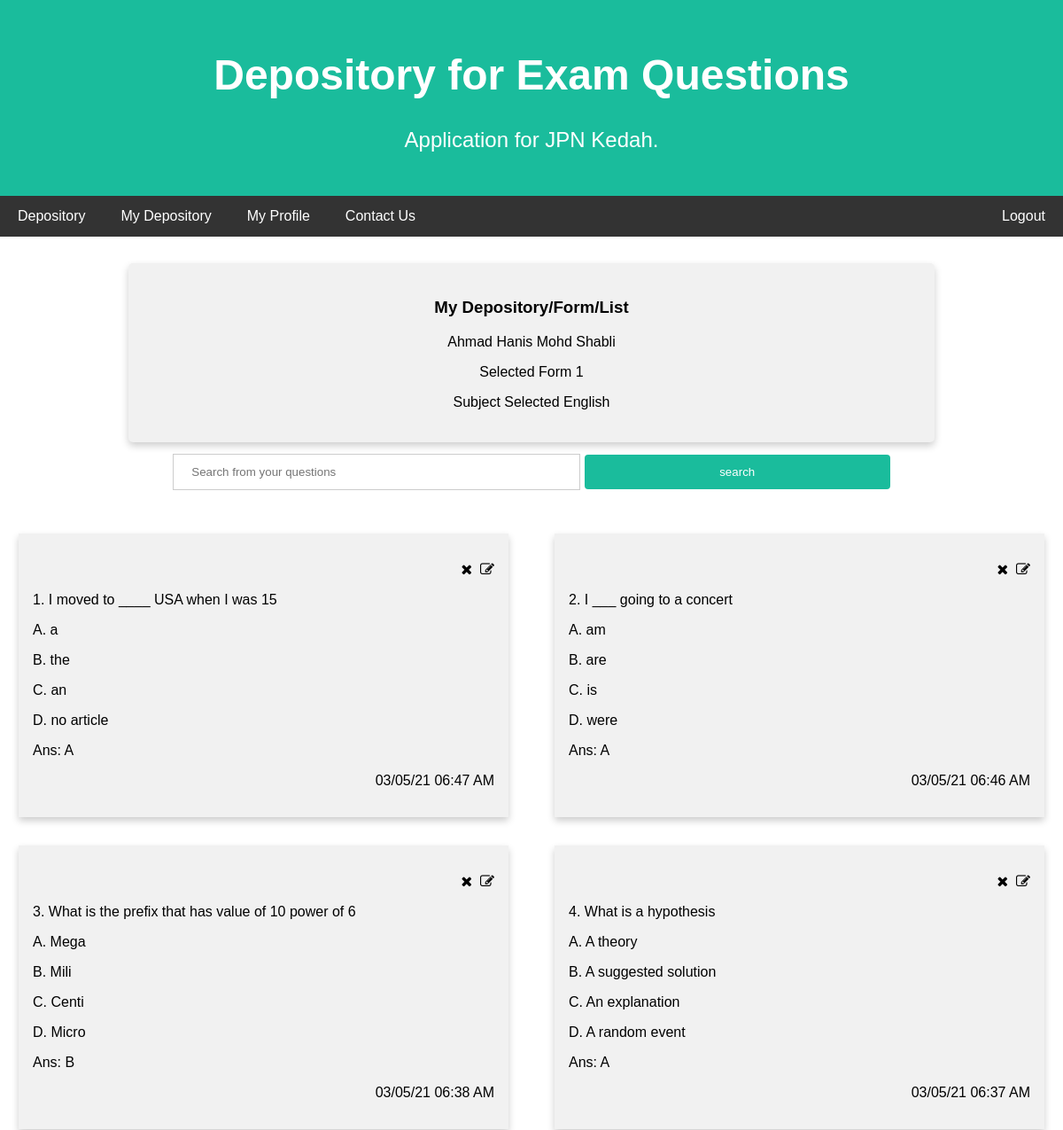
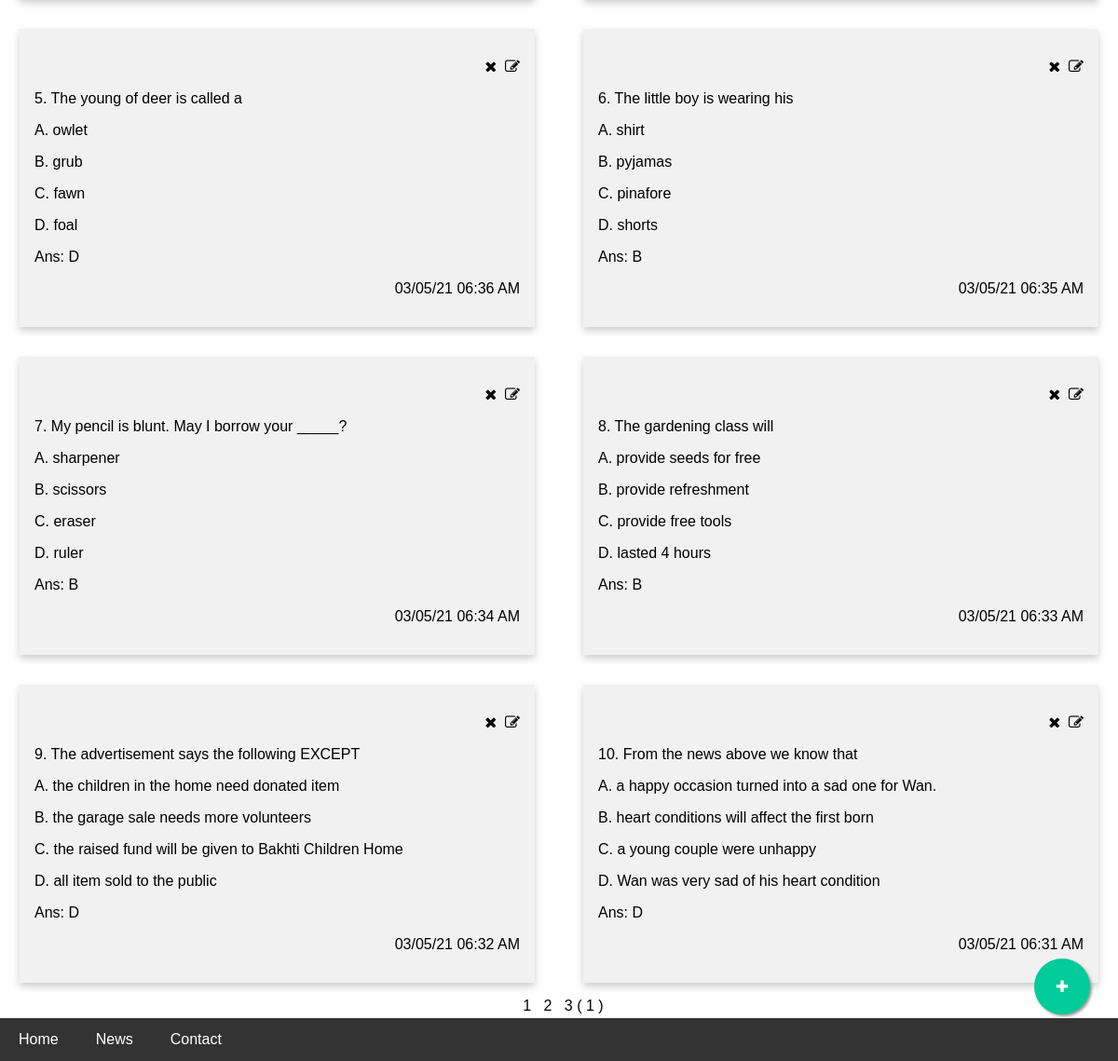
The app's page /php/myquestionslist.php?yearform=Form 1&subject=English&pageno=1 (signed in) with its own data (2 pictures, top to bottom).
### tables this page shows
CREATE TABLE `tbl_questions` (
  `q_id` int(6) NOT NULL,
  `form` varchar(6) NOT NULL,
  `subject_name` varchar(30) NOT NULL,
  `user_email` varchar(60) NOT NULL,
  `question` varchar(500) NOT NULL,
  `ans_a` varchar(200) NOT NULL,
  `ans_b` varchar(200) NOT NULL,
  `ans_c` varchar(200) NOT NULL,
  `ans_d` varchar(200) NOT NULL,
  `ans` varchar(1) NOT NULL,
  `date_created` datetime(6) NOT NULL DEFAULT current_timestamp(6)
);

### php/myquestionslist.php (the view, shortened to what this page needs)
<?php
include_once("dbconnect.php");
if ($_SESSION["session_id"]) {
    $user_email = $_SESSION["email"];
    $name = $_SESSION["name"];
    $yearform = $_GET['yearform'];
    $subject = $_GET['subject'];
    $pageno = (int)$_GET['pageno'];
    $results_per_page = 10;
    $page_first_result = ($pageno - 1) * $results_per_page;
    if (isset($_GET['button'])) {
        if ($_GET['button'] === 'search') {
            $searchkey = addslashes($_GET['search']);
            $sqllistquestions = "SELECT * FROM tbl_questions WHERE user_email = '$user_email' AND form = '$yearform' AND subject_name = '$subject' AND question LIKE '%$searchkey%' ORDER BY date_created DESC";
        }
        if ($_GET['button'] === 'delete') {
            $qid = $_GET['qid'];
            $sqldelete = "DELETE FROM tbl_questions WHERE q_id='$qid' AND user_email = '$user_email'";
            $stmt = $conn->prepare($sqldelete);
            if ($stmt->execute()) {
                echo "<script> alert('Delete Success')</script>";
            } else {
                echo "<script> alert('Delete Failed')</script>";
            }
            $sqllistquestions = "SELECT * FROM tbl_questions WHERE user_email = '$user_email' AND form = '$yearform' AND subject_name = '$subject' ORDER BY date_created DESC";
        }
    } else {
        $sqllistquestions = "SELECT * FROM tbl_questions WHERE user_email = '$user_email' AND form = '$yearform' AND subject_name = '$subject' ORDER BY date_created DESC";
    }
    $stmt = $conn->prepare($sqllistquestions);
    $stmt->execute();
    $rows = $stmt->fetchAll();
    $number_of_result = $stmt->rowCount();
    $number_of_page = ceil($number_of_result / $results_per_page);
    $sqllistquestionswithlimit = $sqllistquestions . " LIMIT $page_first_result , $results_per_page";
    $stmt = $conn->prepare($sqllistquestionswithlimit);
    $stmt->execute();
    $rows = $stmt->fetchAll();
} else {
    echo "<script> alert('Session not available. Please login')</script>";
    echo "<script> window.location.replace('../html/login.html')</script>";
}
?>
<!DOCTYPE html>
<html>
<head>
    <link rel="stylesheet" href="../css/style.css">
    <link rel="stylesheet" href="https://maxcdn.bootstrapcdn.com/font-awesome/4.5.0/css/font-awesome.min.css">
    <link rel="stylesheet" href="https://cdnjs.cloudflare.com/ajax/libs/font-awesome/4.7.0/css/font-awesome.min.css">
</head>
<body>
    <div class="header">
        <h1>Depository for Exam Questions</h1>
        <p>Application for JPN Kedah.</p>
    </div>
    <div class="topnavbar" id="myTopnav">
        <a href="depository.php">Depository</a>
        <a href="mydepository.php">My Depository</a>
        <a href="#">My Profile</a>
        <a href="#">Contact Us</a>
        <a href="../html/login.html" onclick="logout()" class="right">Logout</a>
    </div>
    <div class="main">
        <div class="row-single">
            <div class="card-header" type="submit">
                <h3>My Depository/Form/List</h3>
                <p><?php echo $name ?></p>
                <?php
                echo "<p> Selected " . $yearform . "</p>";
                echo "<p>Subject Selected " . $subject . "</p>";
                ?>
            </div>
        </div>
        <form action="myquestionslist.php" align="center">
            <input type="search" id="idsearch" name="search" placeholder="Search from your questions" />
            <button type="submit" name="button" value="search">search</button>
        </form>
    </div>
    <?php
    $num = 1;
    echo "<div class='row-question'>";
    foreach ($rows as $question) {
        $qid = $question['q_id'];
        echo "<div class='column-question'>";
        echo " <div class='card-question'>";
        echo "<p align='right'><a href='myquestionslist.php?button=delete&yearform=$yearform&subject=$subject&qid=$qid&pageno=1'
        class='fa fa-remove' onclick='return deleteDialog()'></a>&nbsp&nbsp<a href='editquestion.php?yearform=$yearform&subject=$subject&qid=$qid&pageno=1'
        class='fa fa-edit''></a></p>";
        echo "<p align='left'>" . $num++ . ". " . ($question['question']) . "</p>";
        echo "<p align='left'>A.  " . ($question['ans_a']) . "</p>";
        echo "<p align='left'>B.  " . ($question['ans_b']) . "</p>";
        echo "<p align='left'>C.  " . ($question['ans_c']) . "</p>";
        echo "<p align='left'>D.  " . ($question['ans_d']) . "</p>";
        echo "<p align='left'>Ans:  " . ($question['ans']) . "</p>";
        echo "<p align='right'>" . date_format(date_create($question['date_created']), 'd/m/y H:i A') . "</p>";
        echo "</div>";
        echo "</div>";
    }
    echo "</div>";
    echo "<div class='row-pages'>";
    echo"<center>";
    for ($page = 1; $page <= $number_of_page; $page++) {
        echo '<a href = "myquestionslist.php?pageno=' . $page . '&yearform=' . $yearform . '&subject=' . $subject . '">&nbsp&nbsp' . $page . ' </a>';
    }
    echo " ( ".$pageno." )";
    echo"</center>";
    echo "</div>";
    ?>
    <a href="newquestion.php?yearform=<?php echo $yearform ?>&subject=<?php echo $subject ?>&pageno=<?php echo $pageno ?>" class="float">
        <i class="fa fa-plus my-float"></i>
    </a>
    <div class="bottomnavbar">
        <a href="../index.html">Home</a>
        <a href="#news">News</a>
        <a href="#contact">Contact</a>
    </div>
</body>
</html>

### css/style.css (style rules this page uses)
* { box-sizing: border-box; }
body { font-family: Arial, Helvetica, sans-serif; margin-top: 0; margin-left: 0; margin-right: 0; margin-bottom: 50px; align-items: center; }
.header { padding: 25px; text-align: center; background: #1abc9c; color: white; }
.topnavbar { overflow: hidden; background-color: #333; width: 100%; }
.topnavbar a { float: left; display: block; color: white; text-align: center; padding: 14px 20px; text-decoration: none; }
.topnavbar a.right { float: right; }
.bottomnavbar { overflow: hidden; background-color: #333; width: 100%; position: fixed; bottom: 0; width: 100%; }
.bottomnavbar a { float: left; display: block; color: white; text-align: center; padding: 14px 20px; text-decoration: none; }
.main { -ms-flex: 100%; flex: 100%; background-color: rgb(255, 255, 255); padding: 25px; text-align: center; }
.column-question { float: left; width: 50%; padding: 0 10px; }
.row-question { margin: 0 -5px; }
.row-question:after { content: ""; display: table; clear: both; }
.card-question { box-shadow: 0 4px 8px 0 rgba(0, 0, 0, 0.2); padding: 16px; text-align: center; background-color: #f1f1f1; margin: 16px; }
a { text-decoration: none; color: black; }
@media screen and (min-width: 601px) { .header h1 { font-size: 4vw; } }
@media screen and (min-width: 601px) { .header p { font-size: 2vw; } }
@media screen and (min-width: 601px) { .main { padding: 20px; width: 100%; } }
@media screen and (min-width: 601px) { input[type=search] { width: 40%; } }
@media screen and (min-width: 601px) { button[type=submit] { width: 30%; } }
@media screen and (min-width: 601px) { .row-single { width: 80%; } }
@media screen and (min-width: 601px) { .main { -ms-flex: 100%; flex: 100%; background-color: rgb(255, 255, 255); padding: 25px; text-align: center; } }
button[type=submit] { background-color: #1abc9c; color: white; padding: 12px 20px; border: none; border-radius: 4px; cursor: pointer; }
input[type=search] { padding: 12px 20px; margin: 8px 0; display: inline-block; border: 1px solid #ccc; box-sizing: border-box; }
.row-single:after { content: ""; display: table; clear: both; }
.row-single { padding: 5px; text-align: center; display: inline-block; }
.card-header { box-shadow: 0 4px 8px 0 rgba(0, 0, 0, 0.2); padding: 20px; text-align: center; background-color: #f1f1f1; transition: 0.3s; border-radius: 5px; }
.float { position: fixed; width: 60px; height: 60px; bottom: 50px; right: 30px; background-color: #0C9; color: #FFF; border-radius: 50px; text-align: center; box-shadow: 2px 2px 3px #999; }
.my-float { margin-top: 22px; }

### records on screen
tbl_questions: question "I moved to ____ USA when I was 15", ans_a "a", ans_b "the", ans_c "an", ans_d "no article", ans "A", date_created "03/05/21 06:47 AM"
tbl_questions: question "I ___ going to a concert", ans_a "am", ans_b "are", ans_c "is", ans_d "were", ans "A", date_created "03/05/21 06:46 AM"
tbl_questions: question "What is the prefix that has value of 10 power of 6", ans_a "Mega", ans_b "Mili", ans_c "Centi", ans_d "Micro", ans "B", date_created "03/05/21 06:38 AM"
tbl_questions: question "What is a hypothesis", ans_a "A theory", ans_b "A suggested solution", ans_c "An explanation", ans_d "A random event", ans "A", date_created "03/05/21 06:37 AM"
tbl_questions: question "The young of deer is called a", ans_a "owlet", ans_b "grub", ans_c "fawn", ans_d "foal", ans "D", date_created "03/05/21 06:36 AM"
tbl_questions: question "The little boy is wearing his", ans_a "shirt", ans_b "pyjamas", ans_c "pinafore", ans_d "shorts", ans "B", date_created "03/05/21 06:35 AM"
tbl_questions: question "My pencil is blunt. May I borrow your _____?", ans_a "sharpener", ans_b "scissors", ans_c "eraser", ans_d "ruler", ans "B", date_created "03/05/21 06:34 AM"
tbl_questions: question "The gardening class will", ans_a "provide seeds for free", ans_b "provide refreshment", ans_c "provide free tools", ans_d "lasted 4 hours", ans "B", date_created "03/05/21 06:33 AM"
tbl_questions: question "The advertisement says the following EXCEPT", ans_a "the children in the home need donated item", ans_b "the garage sale needs more volunteers", ans_c "the raised fund will be given to Bakhti Children Home", ans_d "all item sold to the public", ans "D", date_created "03/05/21 06:32 AM"
tbl_questions: question "From the news above we know that", ans_a "a happy occasion turned into a sad one for Wan.", ans_b "heart conditions will affect the first born", ans_c "a young couple were unhappy", ans_d "Wan was very sad of his heart condition", ans "D", date_created "03/05/21 06:31 AM"

### other values on screen
$name "Ahmad Hanis Mohd Shabli"
$yearform "Form 1"
$subject "English"
$pageno "1"
